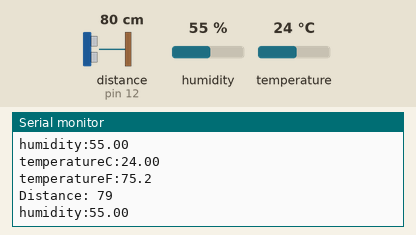
The sketch below on a simulated Arduino Uno, built with avr-gcc and run on an emulated ATmega328P. Shown: the last lines printed to the serial monitor. The inputs (shaded band) are chosen by the test bench; at power-on: distance to the obstacle (sensor on pin 12) 80 cm, humidity 55 %, temperature 24 °C. The echo pulse lasts 58.3 µs per cm.

Above: at 9.8 s.
9.9 s: distance to the obstacle (sensor on pin 12) set to 2 cm
At 13.2 s:
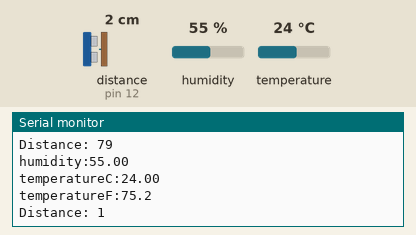
17.9 s: humidity set to 22 %
At 18.8 s:
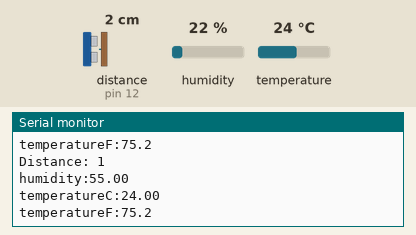
25.9 s: temperature set to 12 °C
At 31.9 s:
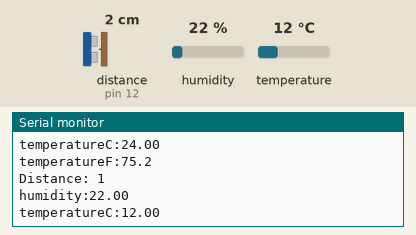
33.9 s: distance to the obstacle (sensor on pin 12) set to 4 cm
At 40.5 s:
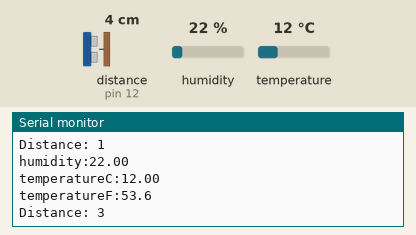
41.9 s: humidity set to 40 %
At 44.9 s:
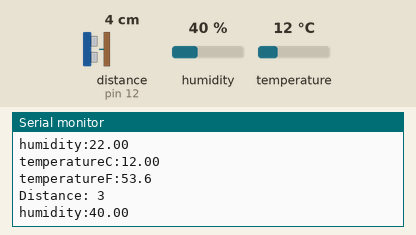
Timing chart, 0 to 46.4 s (numbered marks = the images above; inputs shaded):
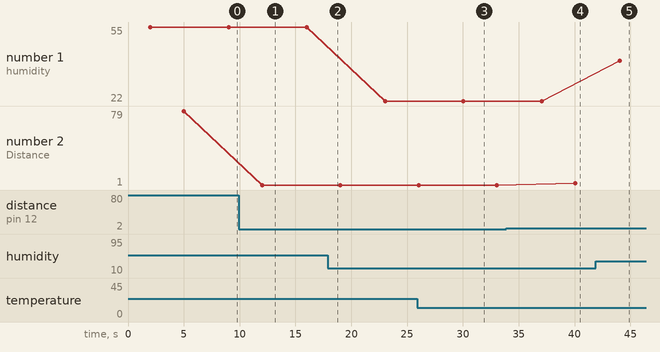

Measured:
- after the input at 9.9 s, the serial monitor: prints a new line after 2.1 s (image 1)
- after the input at 25.9 s, the serial monitor: prints a new line after 5.1 s (image 3)
- after the input at 33.9 s, the serial monitor: prints a new line after 6.2 s (image 4)
- after the input at 41.9 s, the serial monitor: prints a new line after 2.2 s (image 5)
- plotted number 1: 55 → 22 after the input at 17.9 s, 22 → 40 after the input at 41.9 s
- plotted number 2: 79 → 1 after the input at 9.9 s, 1 → 3 after the input at 33.9 s

The sketch:

ultrasonicHack1.ino
```cpp
#include <ArduinoJson.h>
#include "DHT.h"

DHT dht;

const int trigPin = 11;
const int echoPin = 12;
// defines variables
long duration;
int distance;
void setup() {
pinMode(trigPin, OUTPUT); // Sets the trigPin as an Output
pinMode(echoPin, INPUT); // Sets the echoPin as an Input
Serial.begin(9600); // Starts the serial communication

dht.setup(2);
}
void loop()
{
   StaticJsonBuffer<200> jsonBuffer;
     JsonObject& root = jsonBuffer.createObject();
       JsonObject& root1 = jsonBuffer.createObject();
         JsonObject& root2 = jsonBuffer.createObject();
           JsonObject& root3 = jsonBuffer.createObject();
   delay(dht.getMinimumSamplingPeriod());

  float humidity = dht.getHumidity();
  float temperature = dht.getTemperature();

  //Serial.print(dht.getStatusString());
  //Serial.print("\t");
     //int hum=(humidity, 1);
     Serial.print("humidity:");
     Serial.println(humidity);
     delay(1000);
    // root["deviceId"] ="patient";
    //  root["patientId"] ="patient1";
 // root["humidity"] =humidity;
     //  root.prettyPrintTo(Serial);
      Serial.print("temperatureC:");
      Serial.println(temperature);
      delay(1000);
//root1["deviceId"] ="patient";
    //  root1["patientId"] ="patient1";
   //  root.prettyPrintTo(Serial);
   //  root["deviceId"] ="patient";
 // root["temperatureC"] =temperature;
       //  root1.prettyPrintTo(Serial);

 // root.prettyPrintTo(Serial);
  //Serial.print("\t\t");
 // Serial.println(temperature, 1);
  //Serial.print("\t\t");
  Serial.print("temperatureF:");
  Serial.println(dht.toFahrenheit(temperature), 1);
  delay(1000);
 // root["deviceId"] ="patient";
 //root2["deviceId"] ="patient";
      //root2["patientId"] ="patient1";
   //root["temperatureF"] =dht.toFahrenheit(temperature);
   // root2.prettyPrintTo(Serial);
// Clears the trigPin
digitalWrite(trigPin, LOW);
delayMicroseconds(2);
// Sets the trigPin on HIGH state for 10 micro seconds
digitalWrite(trigPin, HIGH);
delayMicroseconds(10);
digitalWrite(trigPin, LOW);
// Reads the echoPin, returns the sound wave travel time in microseconds
duration = pulseIn(echoPin, HIGH);
// Calculating the distance
distance= duration*0.034/2;
// Prints the distance on the Serial Monitor
Serial.print("Distance: ");
Serial.println(distance);
// root["deviceId"] ="patient";
//root3["deviceId"] ="patient";
  //    root3["patientId"] ="patient1";
//root["distance"] =distance;
   // root.prettyPrintTo(Serial);


delay(2000);
}
```
